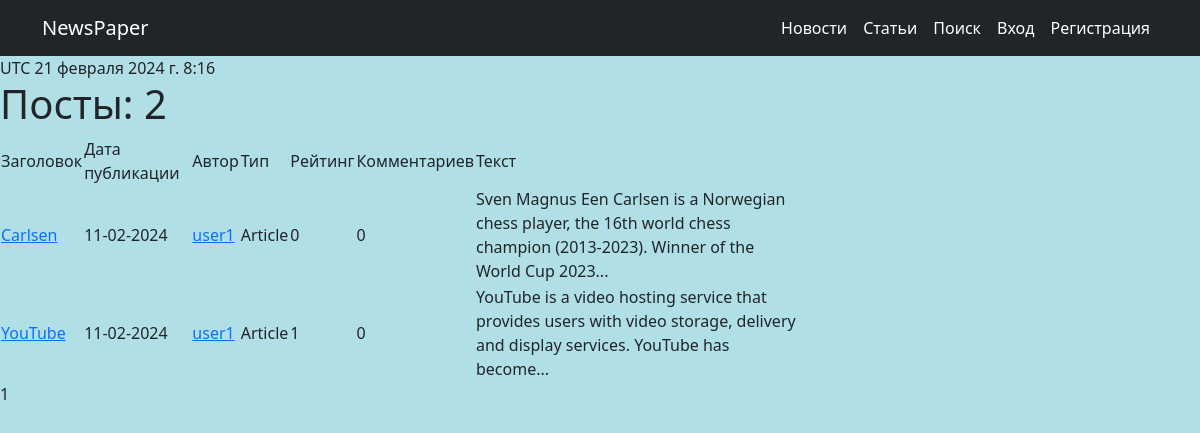
The app's page /, older data.
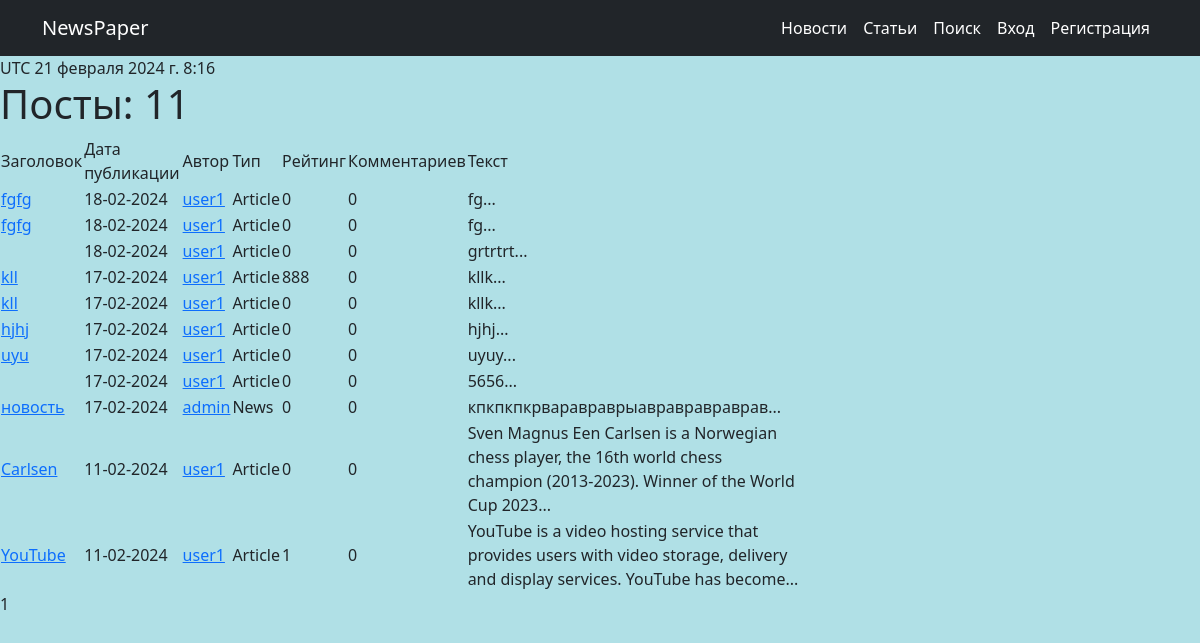
The same page, newer data.
### news/models.py (models this page shows, shortened)
class RatingManger(models.Model):
    rating = models.IntegerField(default=0)
    text = models.TextField()
    time_in = models.DateTimeField(auto_now_add=True)
    class Meta:
        abstract = True

class Post(RatingManger):
    author = models.ForeignKey(Author, on_delete=models.CASCADE)
    type = models.CharField(max_length=12, choices=TYPE)
    category = models.ManyToManyField(Category, through='PostCategory')
    title = models.CharField(max_length=64)
    def preview(self):
        return f'{self.text[:124]}...'

class Author(models.Model):
    user = models.OneToOneField(User, on_delete=models.CASCADE)
    rating = models.IntegerField(default=0)
    def __str__(self):
        return self.user.username

### news/views.py (the view)
# urls.py: path('', PostsList.as_view(), name='posts_list'),
class PostsList(ListView):
    model = Post
    ordering = "-time_in"
    template_name = 'news/posts.html'
    context_object_name = 'posts'
    paginate_by = 20
    def get_queryset(self):
        queryset = super().get_queryset()
        self.filterset = PostFilter(self.request.GET, queryset)
        return self.filterset.qs

### news/templatetags/custom_filters.py (called while the page is built)
@register.filter()
def censor(value):
    if isinstance(value, str):
        words = value.split()
        result = ''
        for word in words:
            if word.isalpha():
                if word.lower() in FORBIDDEN_WORDS:
                    result += ' ' + word[:1] + '*' * (len(word) - 1)
                else:
                    result += f' {word}'
            else:
                if word.lower()[:-1] in FORBIDDEN_WORDS:
                    result += ' ' + word[:1] + '*' * (len(word) - 2) + word[-1]
        return result
    else:
        raise ValueError

@register.filter()
def get_url(value):
    if value == 'News':
        return 'news'
    if value == 'Article':
        return 'articles'

### news/templatetags/custom_tags.py (called while the page is built)
@register.simple_tag()
def current_time():
    return timezone.localtime(timezone.now())

### templates/news/posts.html (shortened to what this page needs)
{% extends 'default.html' %}
{% load i18n %}
{% load custom_filters %}
{% block navigation %}
    <li class="nav-item"><a class="nav-link active" aria-current="page" href="{% url 'news' 'news' %}">{% trans "Новости" %}</a></li>
    <li class="nav-item"><a class="nav-link active" aria-current="page" href="{% url 'news' 'articles' %}">{% trans "Статьи" %}</a></li>
    <li class="nav-item"><a class="nav-link active" aria-current="page" href="{% url 'post_search' %}">{% trans "Поиск" %}</a></li>
{% endblock navigation %}
{% block content %}
    <h1>{% trans "Посты" %}: {{ page_obj.paginator.count }}</h1>
    {% if posts %}
        {% include "news/post_list.html" %}
    {% else %}
        <h2>{% trans "Посты Закончились" %}</h2>
    {% endif %}
    {% include "news/pagination.html" %}
{% endblock content %}

### templates/news/post_list.html
{% load custom_filters %}
{% load i18n %}
<table width="800">
    <tr>
        <td>{% trans "Заголовок" %}</td>
        <td>{% trans "Дата публикации" %}</td>
        <td>{% trans "Автор" %}</td>
        <td>{% trans "Тип" %}</td>
        <td>{% trans "Рейтинг" %}</td>
        <td>{% trans "Комментариев" %}</td>
        <td>{% trans "Текст" %}</td>
    </tr>
    {% for post in posts %}
        <tr>
            <td><a href="{% url 'post_detail' post.type|get_url post.id %}">{{ post.title|censor }}</a></td>
            <td>{{ post.time_in|date:"d-m-Y" }} </td>
            <td><a href="{% url 'profile' post.author.user_id %}">{{ post.author }}</a></td>
            <td>{{ post.type }}</td>
            <td>{{ post.rating }}</td>
             <td>{{ post.comment_set.count }}</td>
            <td>{{ post.preview }}</td>
        </tr>
    {% endfor %}
</table>

Row changes from the older to the newer data that the page shows:
added Post: title|censor "fgfg", time_in "18-02-2024", author "user1", type "Article", rating "0", comment_set.count "0", preview "fg..."
added Post: title|censor "fgfg", time_in "18-02-2024", author "user1", type "Article", rating "0", comment_set.count "0", preview "fg..."
added Post: time_in "18-02-2024", author "user1", type "Article", rating "0", comment_set.count "0", preview "grtrtrt..."
added Post: title|censor "kll", time_in "17-02-2024", author "user1", type "Article", rating "888", comment_set.count "0", preview "kllk..."
added Post: title|censor "kll", time_in "17-02-2024", author "user1", type "Article", rating "0", comment_set.count "0", preview "kllk..."
added Post: title|censor "hjhj", time_in "17-02-2024", author "user1", type "Article", rating "0", comment_set.count "0", preview "hjhj..."
added Post: title|censor "uyu", time_in "17-02-2024", author "user1", type "Article", rating "0", comment_set.count "0", preview "uyuy..."
added Post: time_in "17-02-2024", author "user1", type "Article", rating "0", comment_set.count "0", preview "5656..."
added Post: title|censor "новость", time_in "17-02-2024", author "admin", type "News", rating "0", comment_set.count "0", preview "кпкпкпкрваравраврыавравравраврав..."
Text that changed along with them:
{{ page_obj.paginator.count }}: "2" → "11"
